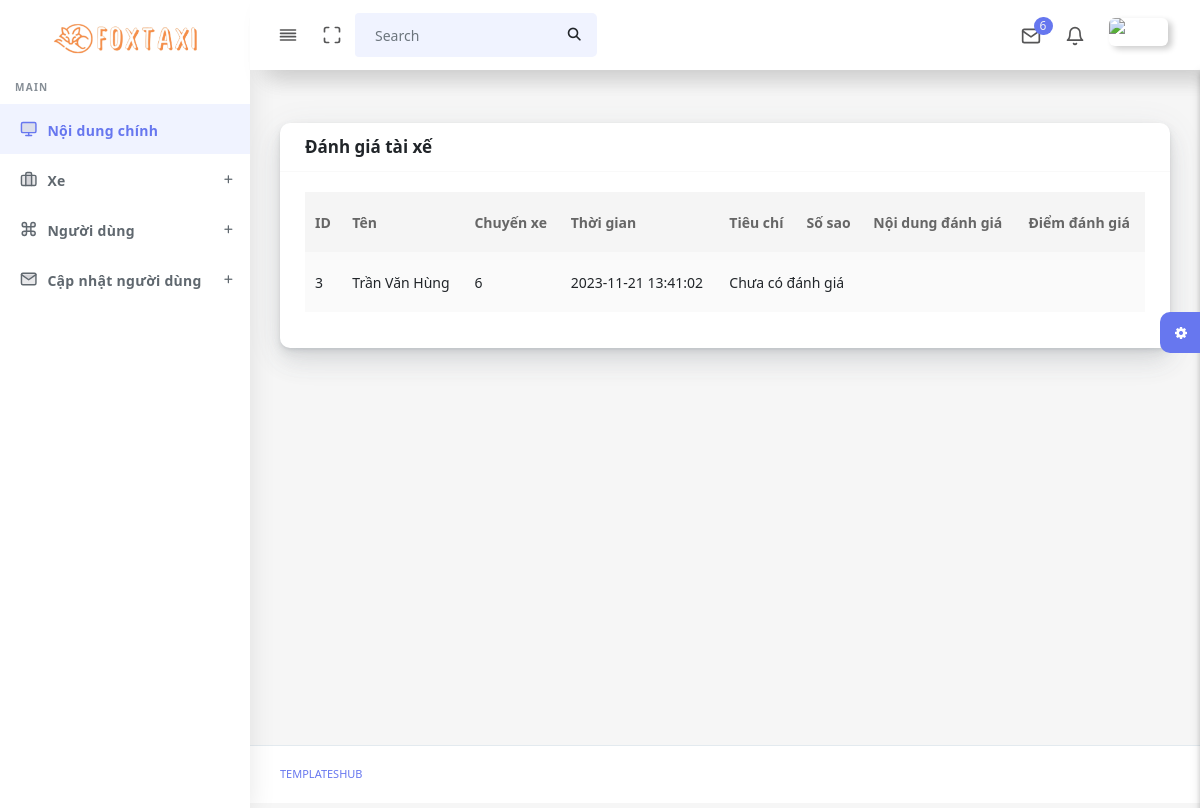
Page /admin/chitietdanhgiatx.php?txid=3 on the earlier database version.
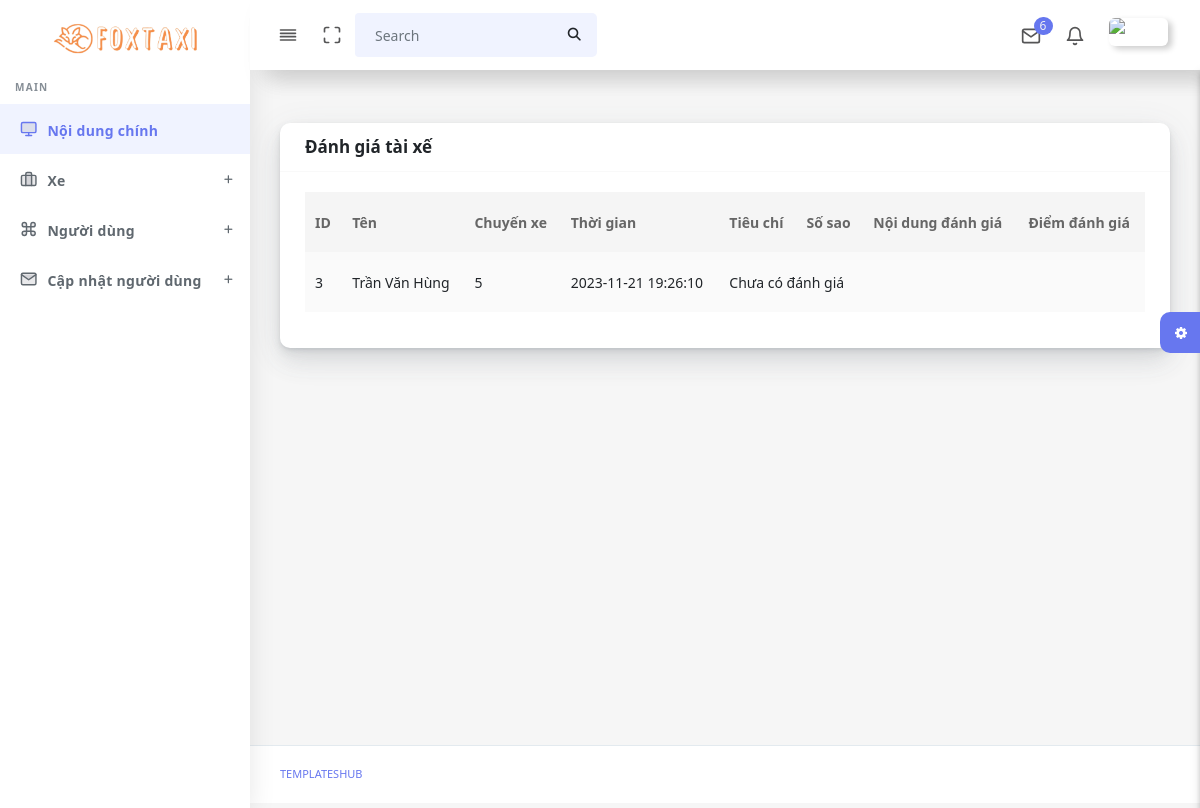
Same page on the later database version.
### tables this page shows
CREATE TABLE `chuyenxe` (
  `CX_MA` int(11) NOT NULL,
  `KH_MA` int(11) NOT NULL,
  `TX_MA` int(11) NOT NULL,
  `TD_DATE` datetime NOT NULL,
  `CX_SOKM` float NOT NULL,
  `CX_THANHTIEN` float(8,2) NOT NULL,
  `CX_TDDIEMDI_X` text NOT NULL,
  `CX_TDDIEMDI_Y` text NOT NULL,
  `CX_TDDIEMDEN_X` text NOT NULL,
  `CX_TDDIEMDEN_Y` text NOT NULL,
  `CX_TRANGTHAI` int(1) DEFAULT 0
);

CREATE TABLE `taixe` (
  `TX_MA` int(11) NOT NULL,
  `VT_MA` int(11) NOT NULL,
  `TX_TEN` varchar(30) NOT NULL,
  `TX_BANGLAI` char(3) NOT NULL,
  `TX_SDT` char(10) NOT NULL,
  `TX_USERNAME` varchar(30) NOT NULL,
  `TX_PASSWORD` varchar(100) NOT NULL,
  `TX_GIOITINH` tinyint(1) NOT NULL,
  `TX_HINHANH` char(200) DEFAULT NULL
);

### admin/chitietdanhgiatx.php (the view, shortened to what this page needs)
<!DOCTYPE html>
<html lang="en">
<?php
  include("connect.php");
  include('head.php');
?>
<body>
  <div id="app">
    <div class="main-wrapper main-wrapper-1">
      <div class="navbar-bg"></div>
      <nav class="navbar navbar-expand-lg main-navbar sticky">
        <div class="form-inline mr-auto">
          <ul class="navbar-nav mr-3">
            <li><a href="#" data-toggle="sidebar" class="nav-link nav-link-lg
									collapse-btn"> <i data-feather="align-justify"></i></a></li>
            <li><a href="#" class="nav-link nav-link-lg fullscreen-btn">
              </a></li>
            <li>
              <form class="form-inline mr-auto">
                <div class="search-element">
                  <button class="btn" type="submit">
                  </button>
                </div>
              </form>
            </li>
          </ul>
        </div>
        <ul class="navbar-nav navbar-right">
          <li class="dropdown dropdown-list-toggle"><a href="#" data-toggle="dropdown"
              class="nav-link nav-link-lg message-toggle"><i data-feather="mail"></i>
              <span class="badge headerBadge1">
                6 </span> </a>
          </li>
          <li class="dropdown dropdown-list-toggle"><a href="#" data-toggle="dropdown"
              class="nav-link notification-toggle nav-link-lg"><i data-feather="bell" class="bell"></i>
            </a>
          </li>
          <li class="dropdown"><a href="#" data-toggle="dropdown"
              class="nav-link dropdown-toggle nav-link-lg nav-link-user"> <img alt="image" src="assets/img/user.png"
                class="user-img-radious-style"> <span class="d-sm-none d-lg-inline-block"></span></a>
          </li>
        </ul>
      </nav>
      <?php
        include('navbar.php');
        include('sidebar.php');
      ?>
      <div class="main-content">
        <section class="section">
          <div class="section-body">
            <div class="row">
            <div class="col-12">
        <div class="card">
            <div class="card-header">
                <h4>Đánh giá tài xế</h4>
            </div>
            <div class="card-body">
    <div class="table-responsive">
    <table class="table table-striped table-hover" id="tableExport" style="width:100%;">
    <thead>
        <tr>
            <th>ID</th>
            <th>Tên</th>
            <th>Chuyến xe</th>
            <th>Thời gian</th>
            <th>Tiêu chí</th>
            <th>Số sao</th>
            <th>Nội dung đánh giá</th>
            <th>Điểm đánh giá</th>
        </tr>
    </thead>
    <tbody>
        <?php
        if (isset($_GET['txid'])) {
            $mataixe = $_GET['txid'];
            $sql = "SELECT taixe.*, chuyenxe.*
                    FROM taixe
                    INNER JOIN chuyenxe ON taixe.TX_MA = chuyenxe.TX_MA
                    WHERE taixe.TX_MA = '$mataixe'";
            $result = $conn->query($sql);
            if ($result->num_rows > 0) {
                while ($row = $result->fetch_assoc()) {
                    $maChuyenXe = $row["CX_MA"];
                    echo "<tr>";
                    echo "<td>" . $mataixe . "</td>";
                    echo "<td>" . $row["TX_TEN"] . "</td>";
                    echo "<td>" . $maChuyenXe . "</td>";
                    echo "<td>" . $row["TD_DATE"] . "</td>";
                    $sql_laytieuchi = "SELECT tieuchi.TC_TEN, dgtieuchi.DGTC_DIEM, danhgia.DG_NOIDUNG, danhgia.DG_SAO
                                      FROM dgtieuchi
                                      JOIN tieuchi ON dgtieuchi.TC_MA = tieuchi.TC_MA
                                      JOIN danhgia ON dgtieuchi.DG_MA = danhgia.DG_MA
                                      WHERE dgtieuchi.TX_MA = '$mataixe' AND danhgia.CX_MA = '$maChuyenXe'";
                    $result_laytieuchi = $conn->query($sql_laytieuchi);
                    if ($result_laytieuchi->num_rows > 0) {
                        while ($row = $result_laytieuchi->fetch_assoc()) {
                            echo "<td>" . $row["TC_TEN"] . "</td>";
                            echo "<td>" . $row["DG_SAO"] . "</td>";
                            echo "<td>" . $row["DG_NOIDUNG"] . "</td>";
                            echo "<td>" . $row["DGTC_DIEM"] . "</td>";
                        }
                    } else {
                        echo "<td colspan='4'>Chưa có đánh giá</td>";
                    }
                    echo "</tr>";
                }
            } else {
                echo "Không có dữ liệu tài xế.";
            }
        } else {
            echo "Thiếu thông tin tài xế.";
        }
        ?>
    </tbody>
</table>
    </div>
</div>
        </div>
    </div>
            </div>
          </div>
        </section>
        <div class="settingSidebar">
          <a href="javascript:void(0)" class="settingPanelToggle"> <i class="fa fa-spin fa-cog"></i>
          </a>
        </div>
      </div>
      <footer class="main-footer">
        <div class="footer-left">
          <a href="templateshub.net">Templateshub</a></a>
        </div>
      </footer>
    </div>
  </div>
</body>
</html>

Differences in the rows shown:
no longer on this page (row edited): chuyenxe: TX_MA.TX_TEN "Trần Văn Hùng", CX_MA "6", TD_DATE "2023-11-21 13:41:02"
added chuyenxe: TX_MA.TX_TEN "Trần Văn Hùng", CX_MA "5", TD_DATE "2023-11-21 19:26:10", CX_TRANGTHAI "Chưa có đánh giá"
